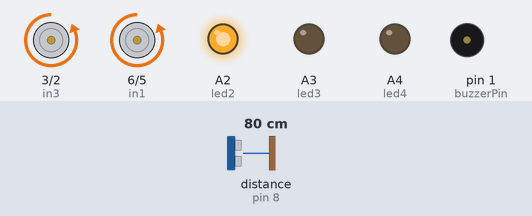
A sketch run on a simulated Arduino Uno, built with avr-gcc and run on an emulated ATmega328P. On the bench: motor-driver pin pairs drawn as motors (green arrow = first pin HIGH = forward, orange = second pin HIGH = backward, longer = more drive), output pins drawn as LEDs (lit = HIGH), buzzer (waves = sounding). Wiring (inferred from the names in the program): ultrasonic range finder: trigger pin 9; echo pin 8. The test bench sets the inputs (shaded band); at power-on: distance to the obstacle (sensor on pin 8) 80 cm. The echo pulse lasts 58.3 µs per cm; pins used as bus, display or sensor lines are not drawn.

Above: at 1.2 s.
1.3 s: distance to the obstacle (sensor on pin 8) set to 71 cm
At 1.46 s:
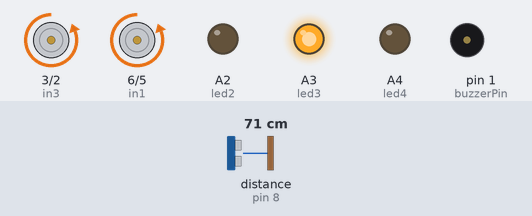
4.3 s: distance to the obstacle (sensor on pin 8) set to 54 cm
7.3 s: distance to the obstacle (sensor on pin 8) set to 46 cm
At 7.47 s:
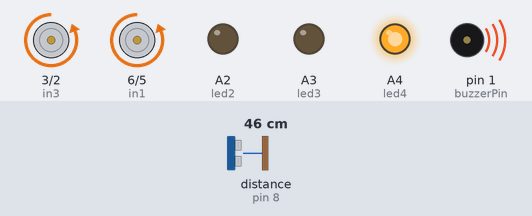
10.3 s: distance to the obstacle (sensor on pin 8) set to 28 cm
13.3 s: distance to the obstacle (sensor on pin 8) set to 23 cm
At 13.64 s:
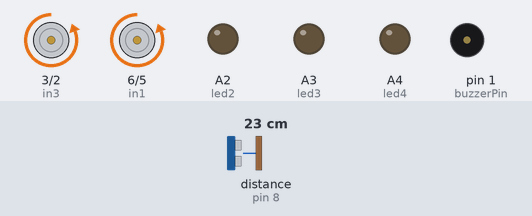
16.3 s: distance to the obstacle (sensor on pin 8) set to 2 cm
At 16.6 s:
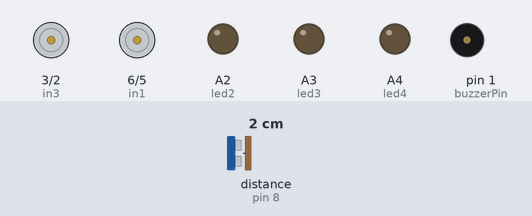
Timing chart, 0 to 18.8 s (numbered marks = the images above; inputs shaded):
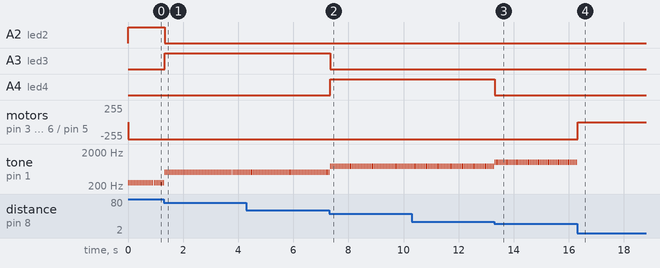

The sketch:

sketch_jun6a_ise434_proje.ino
```cpp
int in1 = 6;
int in2 = 5;
int in3 = 3;
int in4 = 2;

int led1 = A1;
int led2 = A2;
int led3 = A3;
int led4 = A4;
int led5 = A5;

const int trigPin = 9; // Trigger Pin of Ultrasonic Sensor
const int echoPin = 8; // Echo Pin of Ultrasonic Sensor
int buzzerPin = 1;

int range0 = 10;
int range1 = 25;
int range2 = 50;
int range3 = 75;
int range4 = 100;
int range5 = 125;

long duration, distance;

void setup(){
 pinMode(trigPin, OUTPUT);
 pinMode(echoPin, INPUT);
 pinMode(led2, OUTPUT);
 pinMode(led3, OUTPUT);
 pinMode(led4, OUTPUT);
 pinMode(buzzerPin, OUTPUT);
 pinMode(in1, OUTPUT);
 pinMode(in2, OUTPUT);
 pinMode(in3, OUTPUT);
 pinMode(in4, OUTPUT);

}

void loop() {
    digitalWrite(trigPin, LOW);
   delayMicroseconds(2);
   digitalWrite(trigPin, HIGH);
   delayMicroseconds(10);
   digitalWrite(trigPin, LOW);
   duration = pulseIn(echoPin, HIGH);
   distance = duration /29 /2;

  if(distance <= range5 && distance >= range4){
    digitalWrite(led1, HIGH);
    tone(buzzerPin, 100,20);
    digitalWrite(in1, LOW);
    digitalWrite(in2, HIGH);
    digitalWrite(in3, LOW);
    digitalWrite(in4, HIGH);
    delay(50);
  }
  else if(distance <= range4 && distance >= range3){
    digitalWrite(led1, LOW);
    digitalWrite(led2, HIGH);
    tone(buzzerPin, 250,20);
 	  digitalWrite(in1, LOW);
    digitalWrite(in2, HIGH);
    digitalWrite(in3, LOW);
    digitalWrite(in4, HIGH);
 	delay(50);
  }
  else if(distance <= range3 && distance >= range2){
    digitalWrite(led1, LOW);
    digitalWrite(led2, LOW);
    digitalWrite(led3, HIGH);
    tone(buzzerPin, 500,20);
 	  digitalWrite(in1, LOW);
    digitalWrite(in2, HIGH);
    digitalWrite(in3, LOW);
    digitalWrite(in4, HIGH);
 	delay(50);
  }
  else if(distance <= range2 && distance >= range1){
    digitalWrite(led1, LOW);
    digitalWrite(led2, LOW);
    digitalWrite(led3, LOW);
    digitalWrite(led4, HIGH);
    tone(buzzerPin, 750,20);
 	  digitalWrite(in1, LOW);
    digitalWrite(in2, HIGH);
    digitalWrite(in3, LOW);
    digitalWrite(in4, HIGH);
 	delay(50);
  }
  else if(distance <= range1 && distance >= range0){
    digitalWrite(led1, LOW);
    digitalWrite(led2, LOW);
    digitalWrite(led3, LOW);
    digitalWrite(led4, LOW);
    digitalWrite(led5, HIGH);
    tone(buzzerPin, 1000,20);
 	  digitalWrite(in1, LOW);
    digitalWrite(in2, HIGH);
    digitalWrite(in3, LOW);
    digitalWrite(in4, HIGH);
 	delay(50);
  }
  else if(distance <= range0){
    digitalWrite(led1, LOW);
    digitalWrite(led2, LOW);
    digitalWrite(led3, LOW);
    digitalWrite(led4, LOW);
    digitalWrite(led5, LOW);
    digitalWrite(in1, LOW);
    digitalWrite(in2, LOW);
    digitalWrite(in3, LOW);
    digitalWrite(in4, LOW);
  }
  else{
    digitalWrite(led1, LOW);
    digitalWrite(led2, LOW);
    digitalWrite(led3, LOW);
    digitalWrite(led4, LOW);
    digitalWrite(led5, LOW);
 	   digitalWrite(in1, LOW);
    digitalWrite(in2, HIGH);
    digitalWrite(in3, LOW);
    digitalWrite(in4, HIGH);
 	delay(50);
}
}
```

Measured:
- the behaviour switches between 75 and 74 cm on distance to the obstacle (sensor on pin 8) (found by bisection; images 0 and 1)
- the behaviour switches between 51 and 50 cm on distance to the obstacle (sensor on pin 8) (found by bisection; images 1 and 2)
- the behaviour switches between 26 and 25 cm on distance to the obstacle (sensor on pin 8) (found by bisection; images 2 and 3)
- after the input at 1.3 s, A2 (led2): HIGH → LOW at once; A3 (led3): LOW → HIGH at once
- after the input at 7.3 s, A3 (led3): HIGH → LOW after 0.05 s; A4 (led4): LOW → HIGH after 0.05 s
- after the input at 13.3 s, A4 (led4): HIGH → LOW at once
- after the input at 16.3 s, motor on pin 3 (in3) / pin 2 (in4), motor on pin 6 (in1) / pin 5 (in2): backward 255/255 → stopped at once; tone on pin 1 (buzzerPin): stops changing and stays silent
- by itself, tone on pin 1 (buzzerPin): alternates 1000 Hz for 0.02 s and silent for 0.03 s
